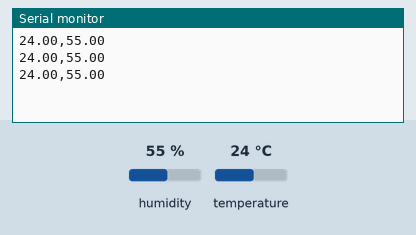
A sketch run on a simulated Arduino Uno, built with avr-gcc and run on an emulated ATmega328P. Shown: the last lines printed to the serial monitor. Inputs (shaded band) come from the test bench; at power-on: humidity 55 %, temperature 24 °C.

Above: at 2.8 s.
2.9 s: humidity set to 22 %
At 4.7 s:
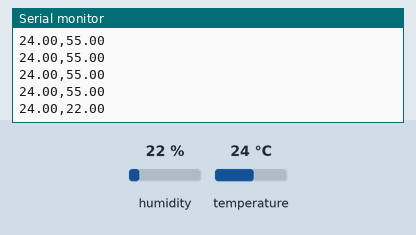
5.6 s: temperature set to 12 °C
At 6.5 s:
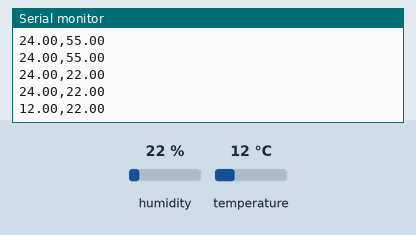
8.3 s: humidity set to 40 %
At 9.8 s:
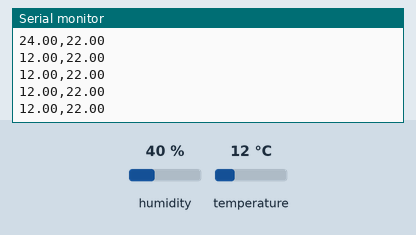
Timing chart, 0 to 11.3 s (numbered marks = the images above; inputs shaded):
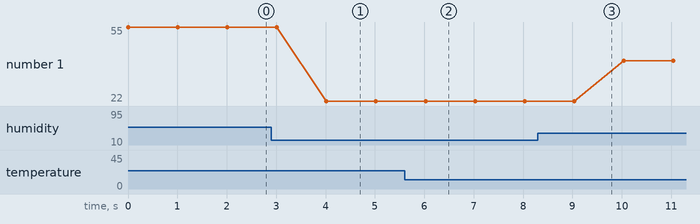

The sketch:

dht22_data.ino
```cpp
#include "DHT.h"              // Include library

#define DHTPIN 14             // Define pin
#define DHTTYPE DHT22         // Define sensor

DHT dht(DHTPIN, DHTTYPE);     // Create sensor object

void setup() {
  Serial.begin(9600);         // Open serial
  dht.begin();                // Start the sensor
}

void loop() {
  float temp = dht.readTemperature(); // Read temperature
  float hum = dht.readHumidity();     // Read humidity

  if (isnan(temp) || isnan(hum)) {
    Serial.println("Error reading DHT22!");
    return;
  }

  Serial.print(temp);
  Serial.print(",");
  Serial.println(hum);

  delay(1000);                        // Wait 1 seconds
}
```

Measured:
- after the input at 2.9 s, the serial monitor: prints a new line after 1.1 s (image 1)
- after the input at 5.6 s, the serial monitor: prints a new line after 0.43 s (image 2)
- plotted number 1: 55 → 22 after the input at 2.9 s, 22 → 40 after the input at 8.3 s
